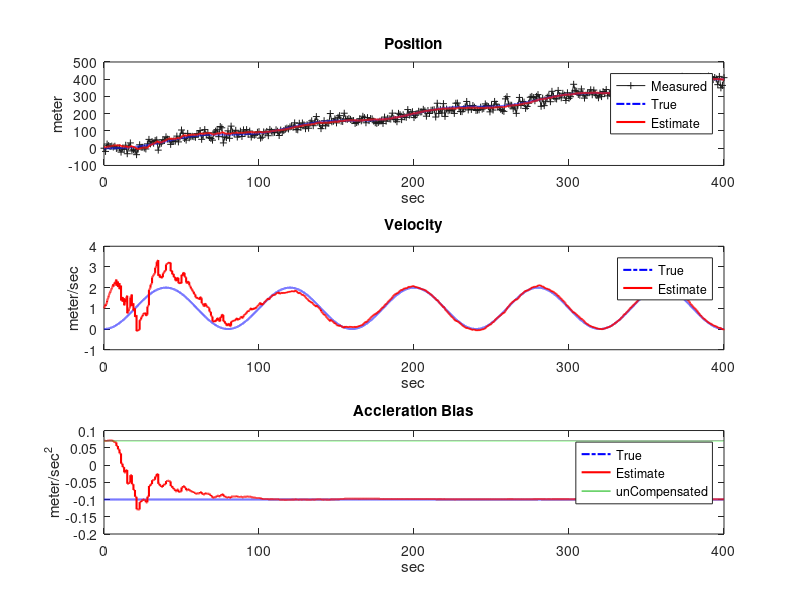
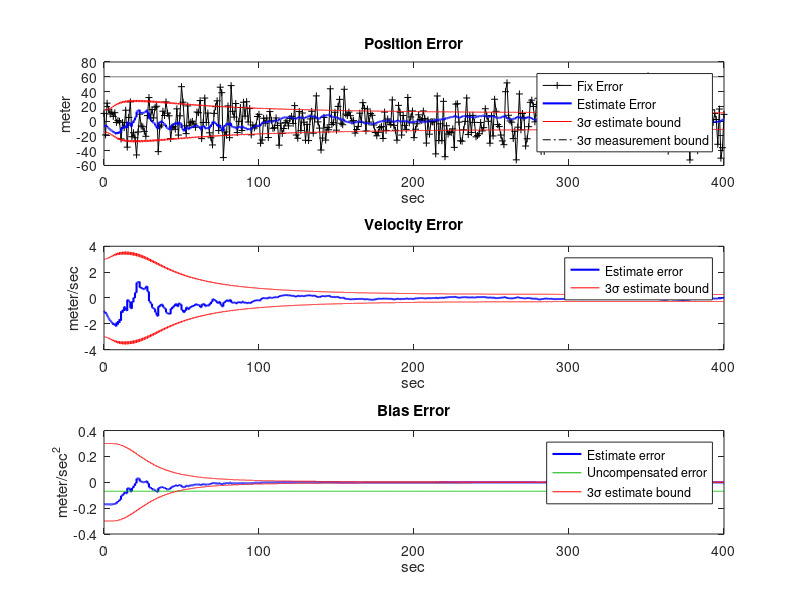
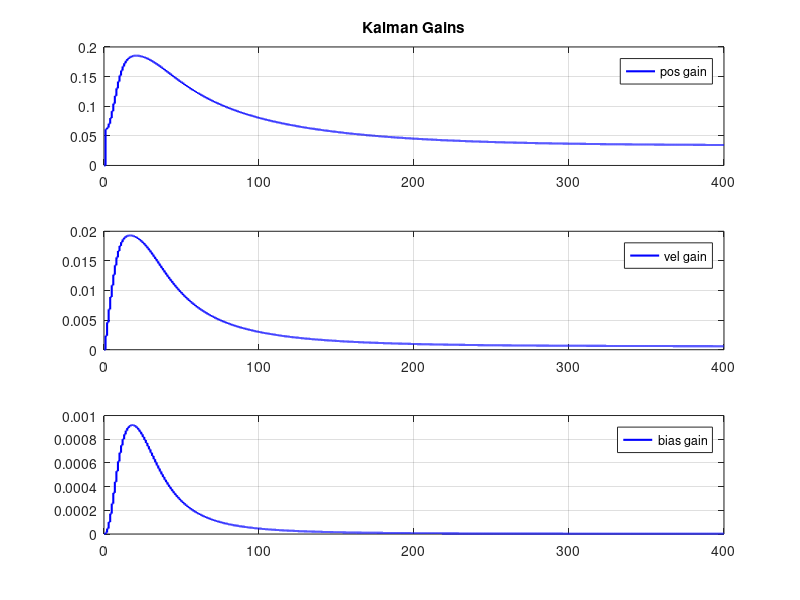

The MATLAB source for these figures, in order:
clear;clc;close all

% 1D Position Estimate KF example
% v1 by Binh Bui, 5/16/2017
% Copyright (C) 2017 Binh Bui
% This program is for educational purpose only. 
x = 5;
rng(100)

%% run time
% duration of simulation (sec)
duration = 400;

% time step
dt = .01;
% time vector
t = 0:dt:duration;
n = length(t);

% measurement update interval
updateTime = 1;

%% Linear discrete model setup
A = [1 dt .5*dt^2; 
    0 1 dt; 
    0 0 1];
B = [.5*dt^2 dt 0]';
C = [ 1 0 -.5*dt^2];

%% set up noise parameters

% Noise specification
sigmaMeasureNoise = 20; % position measurement noise (meter)
sigmaAccelNoise = .1; % acceleration noise (m/sec^2)

% Noise Covariance Matrix
Q = B*sigmaAccelNoise^2*B';
% Measurement Error Matrix
R = sigmaMeasureNoise^2; 

% Initial Covariance Matrix
P = diag( [5 1 .1] ).^2

%% Problem initialization

% True States
xTrue = zeros(3,n);
xTrue(:,1) = [0;0;0];
yTrue = zeros(1,n);
yTrue(1) = C*xTrue(:,1);

% Estimated states
xHat = zeros(3,n);
% Initial estimate
xHat(:,1) = [6;1;0.07];
yHat = zeros(1,n);

% Uncorrected states
xUnbound = zeros(3,n);
xUnbound (:,1) = xHat(:,1);

% Accelerometer input vector;
omega = (2*pi)/(duration/5); % frequency of input (arbitrary)
uTrue = 1*sin(omega.*t)*omega; % clean input signal (arbitrary)
constantBias = .1; % bias of the accelerometer 
% add random noise and bias to the input
uNoisy = uTrue+sigmaAccelNoise*randn(1,n)+constantBias; % Noisy input

% Measurement Noise vector
MeasurementNoise = sigmaMeasureNoise*randn(1,n); % measurement noise
yMeasure = zeros(1,n);

% Predefined arrays to store measurements
yFix = []; yFix = [yFix 0];
yFixErr = [];yFixErr = [yFixErr MeasurementNoise(1)];
tFix = []; tFix = [tFix 0];

% std deviation vector initialization
sigma.pos = zeros(1,n);
sigma.pos(1) = sqrt(P(1,1));
sigma.vel = zeros(1,n);
sigma.vel(1) = sqrt(P(2,2));
sigma.bias = zeros(1,n);
sigma.bias(1) = sqrt(P(3,3));
% Error vectors vector initialization
error.pos = zeros(1,n);
error.pos(1) = xTrue(1) - xHat(1);
error.vel = zeros(1,n);
error.vel(1) = xTrue(2) - xHat(2);
error.bias = zeros(1,n);
error.bias(1) = xTrue(3) - xHat(3);

% gain vector initialization
gainStore = zeros(3,n); % store gain value

%% Run KF Simulation

for k =2:n
    % Truth model
    % Truth state propagation
    xTrue(:,k) = A*xTrue(:,k-1)+B*uTrue(k-1);
    % Truth measurement
    yTrue(:,k) = C*xTrue(:,k);
    
    % Estimated model
    % i) Estimated state propagation
    xHat(:,k) = A*xHat(:,k-1)+B*uNoisy(k-1);
    % ii) Estimate measurement
    yHat(k) = C*xHat(:,k);
    
    % Unbounded Propagation (for comparison purpose only)
    xUnbound(:,k) = A*xUnbound(:,k-1)+B*uNoisy(k-1);
    
    % iii) Covariance Propagation
    P = A*P*A' + Q;
    
    % Measurement + Noise
    yMeasure(k) = yTrue(k) + MeasurementNoise(k);
    
    % IF fix is available
    if mod((k-1)*dt,updateTime)==0 
        
        % Store fix data for later plotting
        tFix = [tFix t(k)];
        yFix = [yFix yMeasure(k)];
        yFixErr = [yFixErr MeasurementNoise(k)];
        
        % iv) Residual
        residual = yMeasure(k)-yHat(k);
        
        % v) Gain calculation
        K = P*C'*inv(C*P*C'+R);
        
        % vi) Covariance Update
        P =(eye(3)-K*C)*P;
        
        gainStore(:,k) = K;
        
        
        % vii) State estimate update
        xHat(:,k) = xHat(:,k)+K*residual;
        
    else 
        % no update to xhat
        gainStore(:,k) = gainStore(:,k-1);
    end

    % extract std dev from the diagonals of the Covariance matrix
    sigma.pos(k) = sqrt(P(1,1));
    sigma.vel(k) = sqrt(P(2,2));
    sigma.bias(k) = sqrt(P(3,3));
end
% calulate errors
error.pos = xTrue(1,:) - xHat(1,:);
error.vel = xTrue(2,:) - xHat(2,:);
error.bias = -constantBias.*ones(size(t)) - xHat(3,:);
%%
close all
figure(1)
subplot(3,1,1)
plot(tFix,yFix,'+-','color',[.1 .1 .1],'markersize',5); hold on
plot(t,xTrue(1,:),'b-.','linewidth',1.5); hold on
plot(t,xHat(1,:),'r','linewidth',1.5); hold on
title('Position')
xlabel('sec');ylabel('meter');
% plot(t,xUnbound(1,:),'color',[0 .7 0]) % uncompensated
legend('Measured','True','Estimate')

subplot(3,1,2)
plot(t,xTrue(2,:),'b-.','linewidth',1.5); hold on
plot(t,xHat(2,:),'r','linewidth',1.5); hold on
title('Velocity')
xlabel('sec');ylabel('meter/sec')
% plot(t,xUnbound(2,:),'color',[0 .7 0]) % uncompensated
legend('True','Estimate')

subplot(3,1,3)
plot(t,-constantBias.*ones(size(t)),'b-.','linewidth',1.5); hold on
plot(t,xHat(3,:),'r','linewidth',1.5); hold on
plot(t,xUnbound(3,:),'color',[0 .7 0])
title('Accleration Bias')
xlabel('sec');ylabel('meter/sec^2');
legend('True','Estimate','unCompensated')


figure(2)
subplot(3,1,1)
plot(tFix,yFixErr,'k+-','markersize',5); hold on
plot(t,error.pos,'b-','linewidth',1.5); hold on
% plot(t,xTrue(1,:)-xUnbound(1,:),'g')
plot(t,3*sigma.pos,'r'); hold on
plot(t,3*sigmaMeasureNoise*ones(1,n),'k-.')
plot(t,-3*sigma.pos,'r')
plot(t,-3*sigmaMeasureNoise*ones(1,n),'k-.')
title('Position Error')
xlabel('sec');ylabel('meter');
% legend('Fix Error','Estimate Error','unCompensated Error',...
%     '3\sigma estimate bound')
legend('Fix Error','Estimate Error',...
    '3\sigma estimate bound','3\sigma measurement bound')

% 
subplot(3,1,2)
plot(t,error.vel,'b-','linewidth',1.5); hold on
plot(t,3*sigma.vel,'r'); hold on
plot(t,-3*sigma.vel,'r')
title('Velocity Error')
xlabel('sec');ylabel('meter/sec');
legend('Estimate error','3\sigma estimate bound')


subplot(3,1,3)
plot(t,error.bias,'b-','linewidth',1.5); hold on
plot(t,xTrue(3,:)-xUnbound(3,:),'color',[0 .7 0])
plot(t,3*sigma.bias,'r'); hold on
plot(t,-3*sigma.bias,'r')
legend('Estimate error','Uncompensated error','3\sigma estimate bound')
title('Bias Error')
xlabel('sec');ylabel('meter/sec^2');
%%
% plot of Kalman Gain
figure(3)
subplot(3,1,1)
plot(t,gainStore(1,:),'b','linewidth',1.5); legend('pos gain');
title('Kalman Gains')
grid 
subplot(3,1,2)
plot(t,gainStore(2,:),'b','linewidth',1.5); legend('vel gain'); 
grid 
subplot(3,1,3)
plot(t,gainStore(3,:),'b','linewidth',1.5); legend('bias gain'); 
grid 
